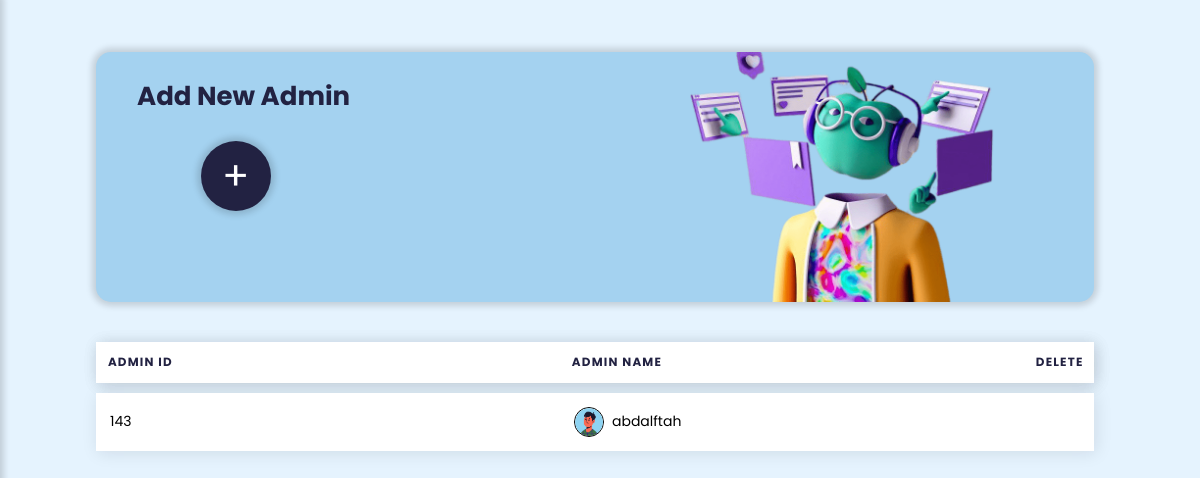
Page /UI/control_panel/admin_control_panel.php on the earlier database version.
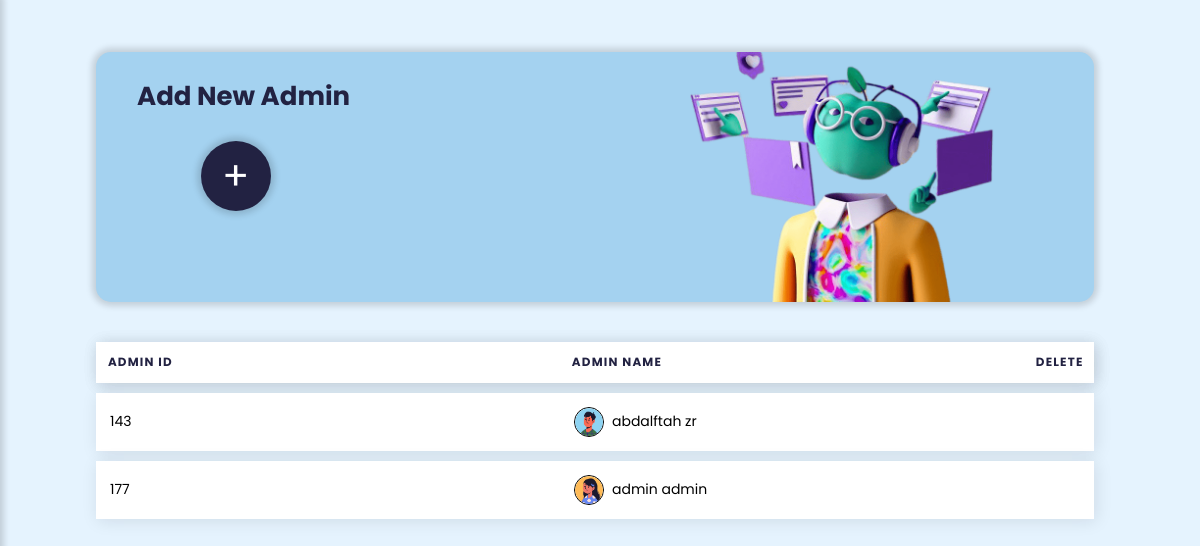
Same page on the later database version.
### tables this page shows
CREATE TABLE IF NOT EXISTS `user` (
  `user_id` int(8) NOT NULL AUTO_INCREMENT,
  `full_name` varchar(50) NOT NULL,
  `password` varchar(225) NOT NULL,
  `u_img` varchar(225) DEFAULT NULL,
  `role` varchar(8) DEFAULT NULL,
  PRIMARY KEY (`user_id`)
);

### DataBase/db.php (called while the page is built, shortened)
<?php
require("Connection.php");
function executeQuery($sql,$data)
{
    global $conn;
    $pre=$conn->prepare($sql);
    $values=array_values($data);
    $types=str_repeat('s',count($values));
    $pre->bind_param($types, ...$values);
    $pre->execute();
    return $pre;
}
function selectAll($table,$condition=[])
{
    global $conn;
    $sql = "SELECT * FROM $table";
    if(empty($condition)){
        $pre = $conn->prepare($sql);
        $pre->execute();
        $records=$pre->get_result()->fetch_all(MYSQLI_ASSOC);
        return $records;
    }
    else{
        $c=0;
        foreach($condition as $key => $value){
            if ($c === 0) {
                $sql = $sql . " WHERE $key=?";
            } else {
                $sql=$sql . " AND $key=?";
            }
            $c++;
        }
        $pre = executeQuery($sql,$condition);
        $records=$pre->get_result()->fetch_all(MYSQLI_ASSOC);
        return $records;
    }
}

### UI/control_panel/admin_control_panel.php (the view, shortened to what this page needs)
<?php
$table="user";
$condition=["role"=>'admin'];
$admins=selectAll($table,$condition);
?>
<!DOCTYPE html>
<html lang="en">
    <head>
        <link rel="stylesheet" href="../../css/controlpanel_groups_teacher_student_files.css">
        <link rel="stylesheet" href="https://maxst.icons8.com/vue-static/landings/line-awesome/line-awesome/1.3.0/css/line-awesome.min.css">
    </head>
<body id="b-vlightblue">
<header class="main_icon">
</header>
<div class="main-content">
    <div class="header-box admin">
        <div class="header-box-content-table">
            <h2>Add New Admin</h2><br>
            <a href="<?php echo BASE_URL . '/UI/control_panel/create_admin.php' ?>">
                <button class="btn-create">+</button>
            </a>
        </div>
        <img class="file_image_3d" src="../../sources/image/admin_image_3d.png" >
    </div>
    <div class="table-box">
        <table class="table">
            <thead>
                <tr>
                    <th scope="col">Admin Id</th>
                    <th scope="col">Admin Name</th>
                    <th scope="col" width="70px">Delete</th>
                </tr>
            </thead>
            <tbody>
            <?php foreach($admins as $key => $admin):?>
                <tr id="<?php echo $admin['user_id'] ?>">
                    <td data-label="tr-id"><?php echo $admin['user_id'] ?></td>
                    <td data-label="tr-name"><img src="<?php echo BASE_URL . '/sources/image/' . $admin['u_img']; ?>" class="tab-img" style="width: 30px; height: 30px;border-radius:100%;"><?php echo $admin['full_name'] ?></td>
                    <td data-label="delete"><a  onclick="return confirmDelete()" href="admin_control_panel.php?deleteID=<?php echo $admin['user_id']; ?>"><i class="las la-trash-alt ticon delet"></i></a></td>
                </tr>
            <?php endforeach; ?>
            </tbody>
        </table>
    </div>
</div>
</body>
</html>

Differences in the rows shown:
changed user id 143: full_name "abdalftah" → "abdalftah zr"
added user: user_id "177", u_img (picture), full_name "admin admin"
